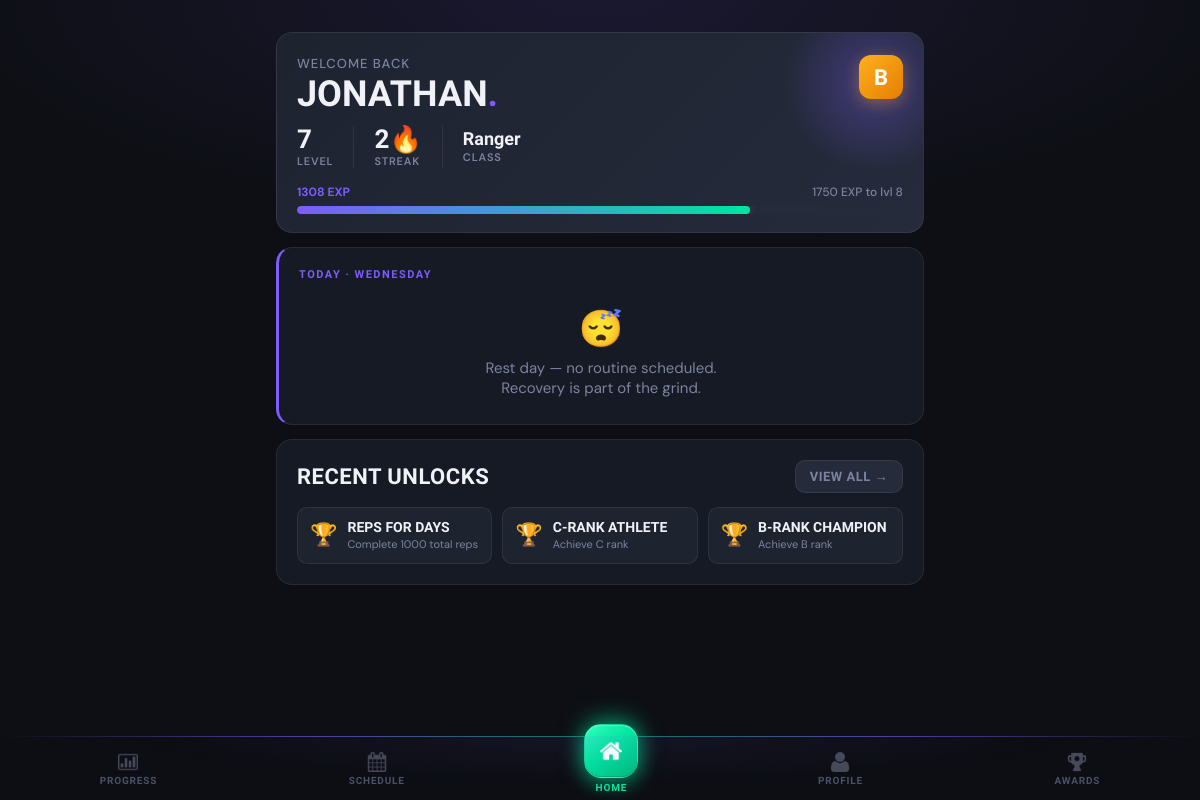
The app's page /dashboard (signed in) with its own data.
### tables this page shows
CREATE TABLE clients (
                client_id INTEGER PRIMARY KEY AUTOINCREMENT,
                phone_number TEXT UNIQUE NOT NULL,
                pin_hash TEXT NOT NULL,
                first_name TEXT NOT NULL,
                last_name TEXT NOT NULL,
                email TEXT,
                date_of_birth DATE,
                gender TEXT,
                registration_date DATETIME DEFAULT CURRENT_TIMESTAMP,
                status TEXT DEFAULT 'active',
                profile_photo_path TEXT
            );

CREATE TABLE client_streaks (
                streak_id INTEGER PRIMARY KEY AUTOINCREMENT,
                client_id INTEGER UNIQUE NOT NULL,
                current_streak INTEGER DEFAULT 0,
                longest_streak INTEGER DEFAULT 0,
                last_attendance_date DATE,
                streak_multiplier REAL DEFAULT 1.0,
                FOREIGN KEY (client_id) REFERENCES clients(client_id) ON DELETE CASCADE
            );

CREATE TABLE client_gamification (
                gamification_id INTEGER PRIMARY KEY AUTOINCREMENT,
                client_id INTEGER UNIQUE NOT NULL,
                current_level INTEGER DEFAULT 1,
                current_exp INTEGER DEFAULT 0,
                total_exp INTEGER DEFAULT 0,
                rank TEXT DEFAULT 'E',
                client_class TEXT,
                class_unlocked_at_level INTEGER, current_streak INTEGER DEFAULT 0, longest_streak INTEGER DEFAULT 0, total_reps INTEGER DEFAULT 0, workouts_completed INTEGER DEFAULT 0,
                FOREIGN KEY (client_id) REFERENCES clients(client_id) ON DELETE CASCADE
            );

CREATE TABLE client_achievements (
                client_achievement_id INTEGER PRIMARY KEY AUTOINCREMENT,
                client_id INTEGER NOT NULL,
                achievement_id INTEGER NOT NULL,
                unlocked_date DATETIME DEFAULT CURRENT_TIMESTAMP,
                FOREIGN KEY (client_id) REFERENCES clients(client_id) ON DELETE CASCADE,
                FOREIGN KEY (achievement_id) REFERENCES achievements(achievement_id) ON DELETE CASCADE,
                UNIQUE(client_id, achievement_id)
            );

CREATE TABLE achievements (
                achievement_id INTEGER PRIMARY KEY AUTOINCREMENT,
                achievement_name TEXT UNIQUE NOT NULL,
                description TEXT,
                achievement_type TEXT,
                requirement_value INTEGER,
                exp_reward INTEGER DEFAULT 0,
                icon_path TEXT
            );

### main.py (the view, shortened to what this page needs)
@app.route('/dashboard')
@login_required
def dashboard():
    client_id = session['client_id']
    client = Client.get_by_id(client_id)
    progress = gamification.get_client_progress(client_id)
    today = datetime.now().strftime('%A')
    today_routine = Routine.get_client_routine_for_day(client_id, today)
    routine_status = 'not_started'  # default fallback
    recent_achievements = achievement_ctrl.get_recent_unlocks(client_id, limit=3)
    streak_data = client.get_streak_data()
    mc = MembershipController()
    membership = mc.get_client_membership(client_id)
    notification = None
    if membership:
        end_date = datetime.strptime(membership['end_date'], '%Y-%m-%d').date()
        days_left = (end_date - date.today()).days
        print("Days Left", days_left)
        if 0 < days_left <= 5:
            notification = f"⚠️ Your membership expires in {days_left} days. Please renew soon!"
        elif days_left <= 0:
            notification = "❌ Your membership has expired. Please renew to continue training."
    try:
        newly_unlocked = achievement_ctrl.check_and_unlock_achievements(client_id)
    except Exception as e:
        print(f"Achievement check error for client {client_id}: {e}")
        newly_unlocked = []
    ann_rows = db.execute_query(
        """SELECT ann_id, title, body, ann_type, is_pinned
            FROM announcements
            WHERE (expires_at IS NULL OR expires_at >= ?)
            ORDER BY is_pinned DESC, ann_id DESC""",
        (date.today().isoformat(),)
    )
    announcements = [dict(r) for r in ann_rows]
    print("Notification:",notification)
    return render_template(
        'dashboard.html',
        client=client,
        progress=progress,
        today_routine=today_routine,
        today=today,
        recent_achievements=recent_achievements,
        streak_data=streak_data,
        newly_unlocked=newly_unlocked,
        notification=notification,
        status=routine_status,
        announcements=announcements
    )

### controllers/achievement_controller.py (called while the page is built)
    def check_and_unlock_achievements(self, client_id):
        newly_unlocked = []
        stats = self._get_client_stats(client_id)
        all_achievements = self._get_all_achievements()
        unlocked_ids = self._get_unlocked_achievement_ids(client_id)
        for achievement in all_achievements:
            if achievement['achievement_id'] in unlocked_ids:
                continue
            if self._check_achievement_requirement(achievement, stats):
                result = self.unlock_achievement(client_id, achievement['achievement_id'])
                if result['success']:
                    newly_unlocked.append(result)
        return newly_unlocked

    def get_unlocked_achievements(self, client_id):
        query = '''
            SELECT a.*, ca.unlocked_date
            FROM client_achievements ca
            JOIN achievements a ON ca.achievement_id = a.achievement_id
            WHERE ca.client_id = ?
            ORDER BY ca.unlocked_date DESC
        '''
        results = self.db.execute_query(query, (client_id,))
        unlocked = []
        for row in results:
            unlocked.append({
                'achievement_id': row['achievement_id'],
                'name': row['achievement_name'],
                'description': row['description'],
                'type': row['achievement_type'],
                'exp_reward': row['exp_reward'],
                'unlocked_date': row['unlocked_date']
            })
        return unlocked

    def get_recent_unlocks(self, client_id, limit=5):
        unlocked = self.get_unlocked_achievements(client_id)
        return unlocked[:limit]

### controllers/gamification_controller.py (called while the page is built)
    def _get_gamification_data(self, client_id):
        query = 'SELECT * FROM client_gamification WHERE client_id=?'
        result = self.db.execute_query(query, (client_id,))
        return dict(result[0]) if result else None

    def _get_streak_data(self, client_id):
        query = 'SELECT * FROM client_streaks WHERE client_id=?'
        result = self.db.execute_query(query, (client_id,))
        return dict(result[0]) if result else None

### controllers/membership_controller.py (called while the page is built)
    def get_client_membership(self, client_id):
        query = """
            SELECT * FROM client_memberships
            WHERE client_id = ?
            ORDER BY end_date DESC
            LIMIT 1
        """
        result = self.db.execute_query(query, (client_id,))
        return dict(result[0]) if result else None

### database/db_manager.py (called while the page is built)
    def disconnect(self):
        if self.conn:
            self.conn.close()

### templates/dashboard.html (shortened to what this page needs)
{% extends "base.html" %}
{% block content %}
<div class="hero">
    <div class="rank-badge">{{ progress.rank }}</div>
    <div class="hero-greeting">Welcome back</div>
    <div class="hero-name">{{ client.first_name }}<span>.</span></div>
    <div class="hero-stats">
        <div class="hero-stat">
            <span class="hero-stat-val">{{ progress.level }}</span>
            <span class="hero-stat-lbl">Level</span>
        </div>
        <div class="hero-stat">
            <span class="hero-stat-val">{{ streak_data.current_streak if streak_data else 0 }}🔥</span>
            <span class="hero-stat-lbl">Streak</span>
        </div>
        {% if progress.class %}
        <div class="hero-stat">
            <span class="hero-stat-val" style="font-size:18px; padding-top:4px;">{{ progress.class }}</span>
            <span class="hero-stat-lbl">Class</span>
        </div>
        {% endif %}
    </div>
    <div class="exp-bar-wrap">
        <div class="exp-bar-labels">
            <span>{{ progress.current_exp }} EXP</span>
            <span>{{ progress.next_level_exp }} EXP to lvl {{ progress.level + 1 }}</span>
        </div>
        <div class="progress-track">
            <div class="progress-fill" style="width: {{ progress.progress_percentage }}%"></div>
        </div>
    </div>
</div>
<div class="card workout-card">
    {% if today_routine %}
    <div class="workout-card-header">
        <div>
            <div class="workout-section-label">Today · {{ today }}</div>
            <div class="workout-name">{{ today_routine.routine_name }}</div>
        </div>
        <div class="workout-exp-badge">⚡ {{ today_routine.calculate_total_exp() }} EXP</div>
    </div>
    <div class="workout-desc">{{ today_routine.description or 'Your workout is ready.' }}</div>
    {% if status == 'completed' %}
    <a href="{{ url_for('workout', routine_id=today_routine.routine_id) }}" class="btn-workout btn-workout-done">
        ✓ Completed Today
    </a>
    {% elif status == 'in_progress' %}
    <a href="{{ url_for('workout', routine_id=today_routine.routine_id) }}" class="btn-workout btn-workout-continue">
        ▶ Continue Workout →
    </a>
    {% else %}
    <a href="{{ url_for('workout', routine_id=today_routine.routine_id) }}" class="btn-workout btn-workout-start">
        Start Workout →
    </a>
    {% endif %}
    {% else %}
    <div class="workout-section-label">Today · {{ today }}</div>
    <div class="rest-day-text">
        <span class="rest-day-icon">😴</span>
        Rest day — no routine scheduled.<br>Recovery is part of the grind.
    </div>
    {% endif %}
</div>
{% if recent_achievements %}
<div class="card">
    <div style="display:flex; justify-content:space-between; align-items:center; margin-bottom:14px;">
        <h2 style="margin:0;">Recent Unlocks</h2>
        <a href="{{ url_for('achievements') }}" class="btn btn-ghost btn-sm">View All →</a>
    </div>
    <div class="ach-strip">
        {% for ach in recent_achievements %}
        <div class="ach-strip-item">
            <div class="ach-strip-icon">🏆</div>
            <div>
                <div class="ach-strip-name">{{ ach.name }}</div>
                <div class="ach-strip-desc">{{ ach.description }}</div>
            </div>
        </div>
        {% endfor %}
    </div>
</div>
{% endif %}
{% endblock %}

### templates/base.html (style rules this page uses)
:root { --brand: #7c5cfc; --brand-glow: rgba(124, 92, 252, 0.35); --brand-dim: rgba(124, 92, 252, 0.12); --green: #00e5a0; --green-glow: rgba(0, 229, 160, 0.3); --amber: #ffb020; --red: #ff4757; --bg: #0d0f14; --surface: #161a24; --surface-2: #1e2330; --surface-3: #252b3b; --border: rgba(255,255,255,0.07); --border-2: rgba(255,255,255,0.12); --text: #f0f2f8; --text-muted: #7a84a0; --text-dim: #4a5168; --radius: 16px; --radius-sm: 10px; --font-display:'Barlow Condensed', sans-serif; --font-body: 'DM Sans', sans-serif; --nav-height: 64px; }
*, *::before, *::after { margin: 0; padding: 0; box-sizing: border-box; }
body { font-family: var(--font-body); background: var(--bg); color: var(--text); min-height: 100vh; padding-top: 16px; padding-bottom: calc(var(--nav-height) + 32px); background-image: radial-gradient(ellipse 80% 40% at 50% 0%, rgba(124,92,252,0.12) 0%, transparent 70%); }
.card { background: var(--surface); border: 1px solid var(--border); border-radius: var(--radius); padding: 20px; margin-bottom: 14px; }
h1, h2, h3 { font-family: var(--font-display); color: var(--text); text-transform: uppercase; letter-spacing: 0.5px; font-weight: 800; }
h2 { font-size: 22px; margin-bottom: 12px; }
.btn { display: inline-flex; align-items: center; justify-content: center; gap: 6px; padding: 12px 22px; border-radius: var(--radius-sm); text-decoration: none; font-family: var(--font-display); font-size: 16px; font-weight: 700; letter-spacing: 0.5px; text-transform: uppercase; transition: all 0.2s; border: none; cursor: pointer; }
.btn-ghost { background: var(--surface-3); border: 1px solid var(--border); color: var(--text-muted); }
.btn-sm { padding: 8px 14px; font-size: 13px; }
.progress-track { background: var(--surface-3); height: 8px; border-radius: 99px; overflow: hidden; }
.progress-fill { height: 100%; background: linear-gradient(90deg, var(--brand), var(--green)); border-radius: 99px; transition: width 0.6s cubic-bezier(0.34, 1.56, 0.64, 1); box-shadow: 0 0 8px var(--green-glow); }

### records on screen
clients: first_name "JONATHAN"
client_streaks: current_streak "2"
client_gamification: class "Ranger", current_exp "1308"
client_achievements: name "REPS FOR DAYS", description "Complete 1000 total reps"
client_achievements: name "C-RANK ATHLETE", description "Achieve C rank"
client_achievements: name "B-RANK CHAMPION", description "Achieve B rank"

### other values on screen
{{ progress.rank }} "B"
{{ progress.level }} "7"
{{ progress.next_level_exp }} "1750"
{{ progress.level + 1 }} "8"
